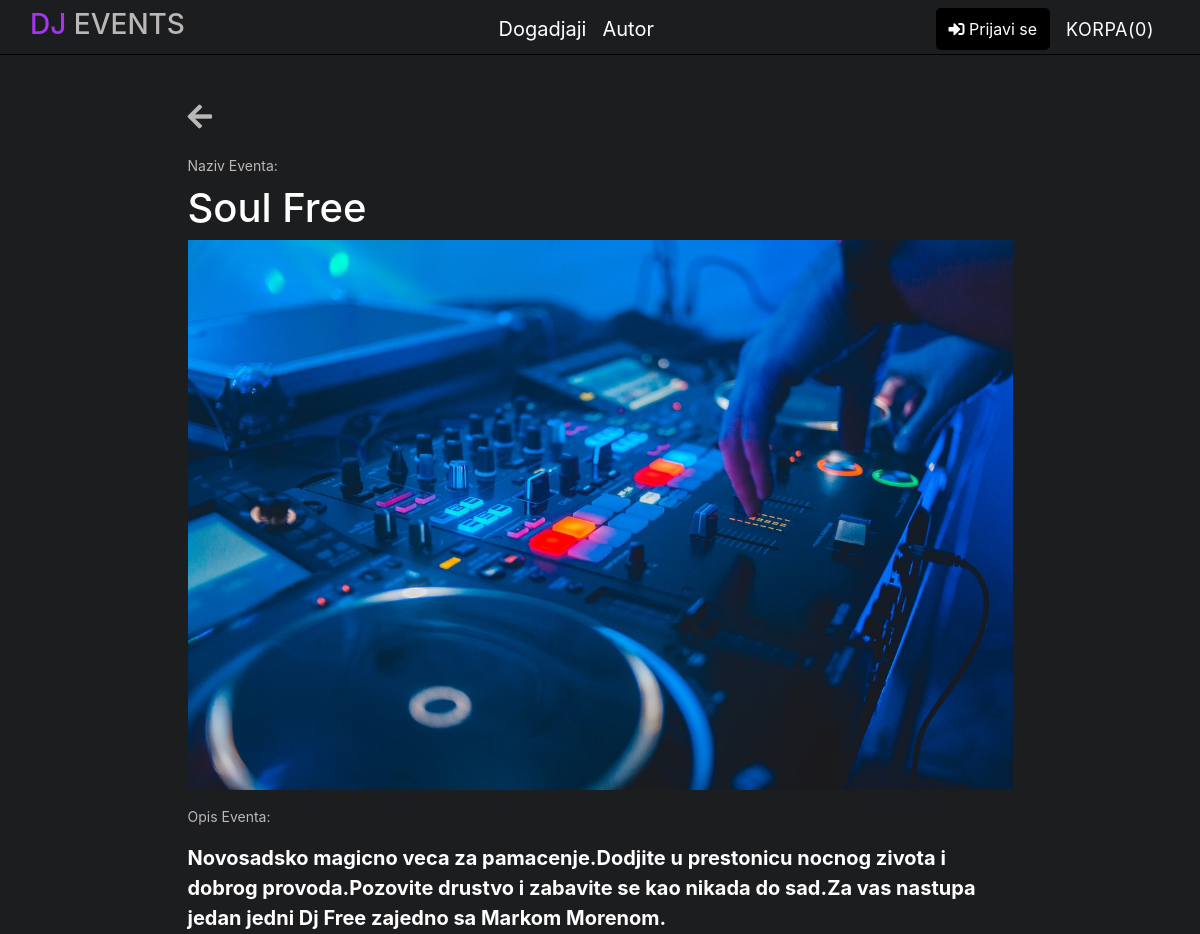
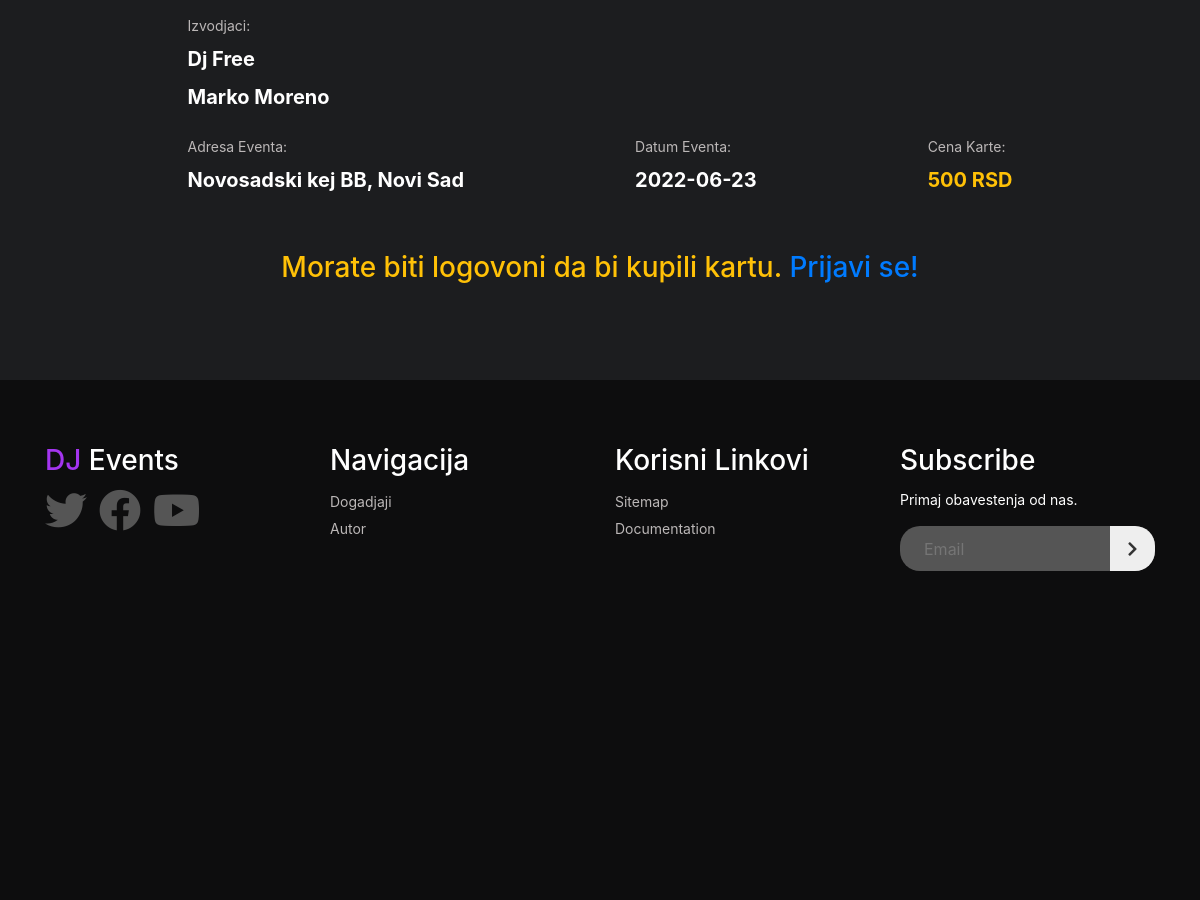
The page /index.php?page=eventDetails&id=2 on the database its author committed (2 pictures, top to bottom).
### tables this page shows
CREATE TABLE `meni` (
  `id_meni` int(255) NOT NULL,
  `naziv` varchar(50) NOT NULL,
  `putanja` varchar(50) NOT NULL,
  `prikaz_nav` tinyint(4) NOT NULL
);

CREATE TABLE `events` (
  `id_event` int(255) NOT NULL,
  `naziv` varchar(50) NOT NULL,
  `adresa` varchar(50) NOT NULL,
  `datum` varchar(30) NOT NULL,
  `vreme` varchar(30) NOT NULL,
  `opis` text NOT NULL,
  `id_grad` int(255) NOT NULL,
  `status` tinyint(5) NOT NULL,
  `putanja` varchar(30) NOT NULL,
  `id_cena` int(11) NOT NULL
);

CREATE TABLE `event_izvodjac` (
  `id_event_izvodjac` int(255) NOT NULL,
  `id_izvodjac` int(255) NOT NULL,
  `id_event` int(255) NOT NULL
);

CREATE TABLE `izvodjaci` (
  `id_izvodjac` int(255) NOT NULL,
  `naziv` varchar(100) NOT NULL
);

CREATE TABLE `grad` (
  `id_grad` int(255) NOT NULL,
  `naziv` varchar(100) NOT NULL
);

CREATE TABLE `cena` (
  `id_cena` int(11) NOT NULL,
  `cena` decimal(10,0) NOT NULL
);

### models/functions.php (called while the page is built, shortened)
<?php
function getAll($table)
{
    global $conn;
    $query = "SELECT * FROM $table";
    $select = $conn->query($query);
    $result = $select->fetchAll();
    return $result;
}
function getSingleEvent($id)
{
    global $conn;
    $query = "SELECT *,e.naziv AS ime,c.cena AS cena FROM events e INNER JOIN grad g ON e.id_grad = g.id_grad INNER JOIN cena c ON e.id_cena = c.id_cena WHERE e.id_event= :id";
    $select = $conn->prepare($query);
    $select->bindParam(":id", $id);
    $select->execute();
    $result = $select->fetch();
    return $result;
}
function getPreformers($id)
{
    global $conn;
    $query = "SELECT * FROM event_izvodjac AS ei INNER JOIN izvodjaci i ON ei.id_izvodjac = i.id_izvodjac WHERE ei.id_event=:id";
    $select = $conn->prepare($query);
    $select->bindParam(":id", $id);
    $select->execute();
    $result = $select->fetchAll();
    return $result;
}

### views/pages/events/eventDetails.php (the view)
<?php
if (isset($_GET["id"])) {
    $singleEvent = getSingleEvent($_GET["id"]);
    $preformers = getPreformers($_GET["id"]);
    $dir = "assets/uploaded_img/";
} else {
    header("Location: index.php?page=event");
}
?>
<div class="container py-5 ">
    <div class="row ">
        <div class="mx-auto col-md-9">
            <a href="index.php?page=events">
                <i class=" mb-4 fas fa-arrow-left fa-2x"></i>
            </a>
            <p>Naziv Eventa:</p>
            <h1 class="my-2 text-white"><?= $singleEvent->ime ?></h1>
            <img src=" <?= $dir . $singleEvent->putanja ?>" alt="<?= $singleEvent->ime ?>">
            <p class="mt-3">Opis Eventa:</p>
            <p class="my-3 font-weight-bold lead text-white "><?= $singleEvent->opis ?></p>
            <p class="mt-3">Izvodjaci:</p>
            <?php foreach ($preformers as $preformer) :
            ?>
                <p class="my-2 font-weight-bold lead text-white "><?= $preformer->naziv ?></p>
            <?php
            endforeach
            ?>
            <div class="d-flex justify-content-between align-items-center mt-4">
                <div>
                    <p>Adresa Eventa:</p>
                    <p class="my-2 font-weight-bold lead text-white "><?= $singleEvent->adresa . ", " . $singleEvent->naziv ?></p>
                </div>
                <div>
                    <p>Datum Eventa:</p>
                    <p class="my-2 font-weight-bold lead text-white "><?= $singleEvent->datum ?></p>
                </div>
                <div>
                    <p>Cena Karte:</p>
                    <p class="my-2 font-weight-bold lead text-warning "><?= $singleEvent->cena ?> RSD</p>
                </div>
            </div>
            <?php
            if (isset($_SESSION["user"])) :
            ?>
                <a id="addToCart" data-id="<?= $_GET["id"] ?>" href="#" class="btn btn-purple mt-4 w-100">Dodaj u korpu</a>
            <?php
            else :
            ?>
                <p class="h3 text-center  text-warning mt-5 ">Morate biti logovoni da bi kupili kartu.<a class="text-primary" href="index.php?page=login"> Prijavi se!</a></p>
            <?php
            endif;
            ?>
        </div>
    </div>
</div>

### views/fixed/nav.php (shortened to what this page needs)
<?php
include "models/functions.php";
$meni = getAll("meni");
?>
<body>
    <header>
        <div class="container">
            <div class="row mt-1">
                <div class="header-content py-1 d-flex w-100  align-items-center justify-content-between">
                    <div class="logo">
                        <a href="index.php">
                            <h3 class="text-uppercase"><span>DJ</span> Events</h3>
                        </a>
                    </div>
                    <nav class="ml-5 menu">
                        <ul class="d-flex ">
                            <?php
                            foreach ($meni as $link) :
                            ?>
                                <?php
                                if (!isset($user) && $link->prikaz_nav == 1) :
                                ?>
                                    <li class='mr-3'><a href='index.php<?= $link->putanja ?>'><?= $link->naziv ?></a></li>
                                <?php
                                endif;
                                ?>
                            <?php
                            endforeach;
                            ?>
                        </ul>
                    </nav>
                    <div class="user-action d-flex align-items-center">
                        <?php
                        if (!isset($user)) :
                        ?>
                            <a href="index.php?page=login" class="btn btn-black mr-3">
                                <i class="fas fa-sign-in-alt"></i>
                                <span>Prijavi se</span>
                            </a>
                        <?php
                        endif
                        ?>
                        <?php
                        if(isset($_GET["page"]) && $_GET["page"] != "order"):
                        ?>
                        <span id="cart" class="mr-3 text-uppercase cart">
                            <?php
                            if (isset($_SESSION["cart"])) :
                                ?>
                                Korpa(<?= count($_SESSION["cart"]) ?>)
                            <?php
                            else :
                                ?>
                                Korpa(0)
                            <?php
                            endif;
                            ?>
                        </span>
                        <?php
                        endif;
                        ?>
                    </div>
                </div>
            </div>
        </div>
    </header>

### views/fixed/footer.php (shortened to what this page needs)
<footer class="section-footer mt-5">
    <div class="container">
        <div class="row">
            <div class="col-lg-3 col-md-6">
                <h3><span>DJ</span> Events</h3>
                <a href="https://www.twitter.com/" target="_blank"><i class="fab fa-twitter fa-3x"></i></a>
                <a href="https://www.facebook.com/" target="_blank"><i class="fab fa-facebook fa-3x"></i></a>
                <a href="https://www.youtube.com/" target="_blank"><i class="fab fa-youtube fa-3x"></i></a>
            </div>
            <div class="col-lg-3 col-md-6">
                <h3>Navigacija</h3>
                <ul>
                    <?php
                    foreach ($meni as $link) :
                    ?>
                        <?php
                        if (!isset($user) && $link->prikaz_nav == 1) :
                        ?>
                            <li class='mr-3'><a href='index.php<?= $link->putanja ?>'><?= $link->naziv ?></a></li>
                        <?php
                        endif;
                        ?>
                    <?php
                    endforeach;
                    ?>
                </ul>
            </div>
            <div class="col-lg-3 col-md-6">
                <h3>Korisni Linkovi</h3>
                <ul>
                    <li><a href="assets/xml/sitemap.xml" target="_blank">Sitemap</a></li>
                    <li><a href="djevents.pdf" target="_blank">Documentation</a></li>
                </ul>
            </div>
            <div class="col-lg-3 col-md-6">
                <h3>Subscribe</h3>
                <p>Primaj obavestenja od nas.</p>
                <form name=email-form method="POST" date-netlify='true'>
                    <div class="email-form">
                        <input type="email" name="email" id="emailFooter" class="control" placeholder="Email" size='40'>
                        <button type="submit" value="Submit" class="form-control submit">
                            <i class="fas fa-chevron-right"></i>
                        </button>
                    </div>
                </form>
            </div>
        </div>
    </div>
</footer>

### assets/css/style.css (style rules this page uses)
:root { --secondary-color: #a435f0; --primary-color: #1c1d1f; --font-color: #bbb7b7; }
* { margin: 0px; padding: 0px; scroll-behavior: smooth; box-sizing: border-box; }
body { background-color: var(--primary-color); color: var(--font-color); }
p { margin-bottom: 0px !important; }
h1, h2, h3, h4 { overflow: hidden; }
a { text-decoration: none !important; color: var(--font-color) !important; }
ul { list-style: none !important; margin: 0; }
img { width: 100%; }
.btn { padding: 8px 12px; display: inline-block !important; border-radius: 5px; color: #fff !important; }
.btn-black { background: #000; }
header { border-bottom: 1px solid #000; }
nav ul li a { color: #fff !important; font-size: 20px; }
header .logo span, .section-footer span { color: var(--secondary-color); }
.header-content i { font-size: 16px !important; }
.cart { font-size: 18px; color: #fff; letter-spacing: 0.5px; cursor: pointer; transition: all 0.3s; }
.section-footer { height: 520px; background: #0d0d0e; color: #fff; padding: 4rem 0; overflow: hidden; }
.section-footer h3 { margin-bottom: 0.7rem; }
.section-footer a { line-height: 1.9; color: #ccc; }
.section-footer a > i { color: #555; margin-right: 0.5rem; }
.email-form { width: 100%; display: inline-block; background-color: #555; position: relative; border-radius: 20px; line-height: 0; margin-top: 1rem; }
.email-form .control { display: inline-block; border: 0; outline: 0; font-size: 1rem; color: #ddd; background-color: transparent; font-family: inherit; margin: 0; padding: 0 3rem 0 1.5rem; width: 100%; height: 45px; border-radius: 20px; }
.email-form .submit { display: inline-block; position: absolute; top: 0; right: 0; width: 45px; height: 45px; background-color: #eee; font-size: 1rem; text-align: center; margin: 0; padding: 0; outline: 0; border: 0; color: #333; cursor: pointer; border-radius: 0 20px 20px 0; }

### assets/css/dashboard.css (style rules this page uses)
body { font-size: 0.875rem; }

### rows shown on the page
meni: naziv "Dogadjaji"
meni: naziv "Autor"
events: naziv "Soul Free", putanja (picture), opis "Novosadsko magicno veca za pamacenje.Dodjite u prestonicu nocnog zivota i dobrog provoda.Pozovite drustvo i zabavite se kao nikada do sad.Za vas nastupa jedan jedni Dj Free zajedno sa Markom Morenom.", adresa "Novosadski kej BB", id_grad.naziv "Novi Sad", datum "2022-06-23", id_cena.cena "500"
event_izvodjac: id_izvodjac.naziv "Dj Free"
event_izvodjac: id_izvodjac.naziv "Marko Moreno"
